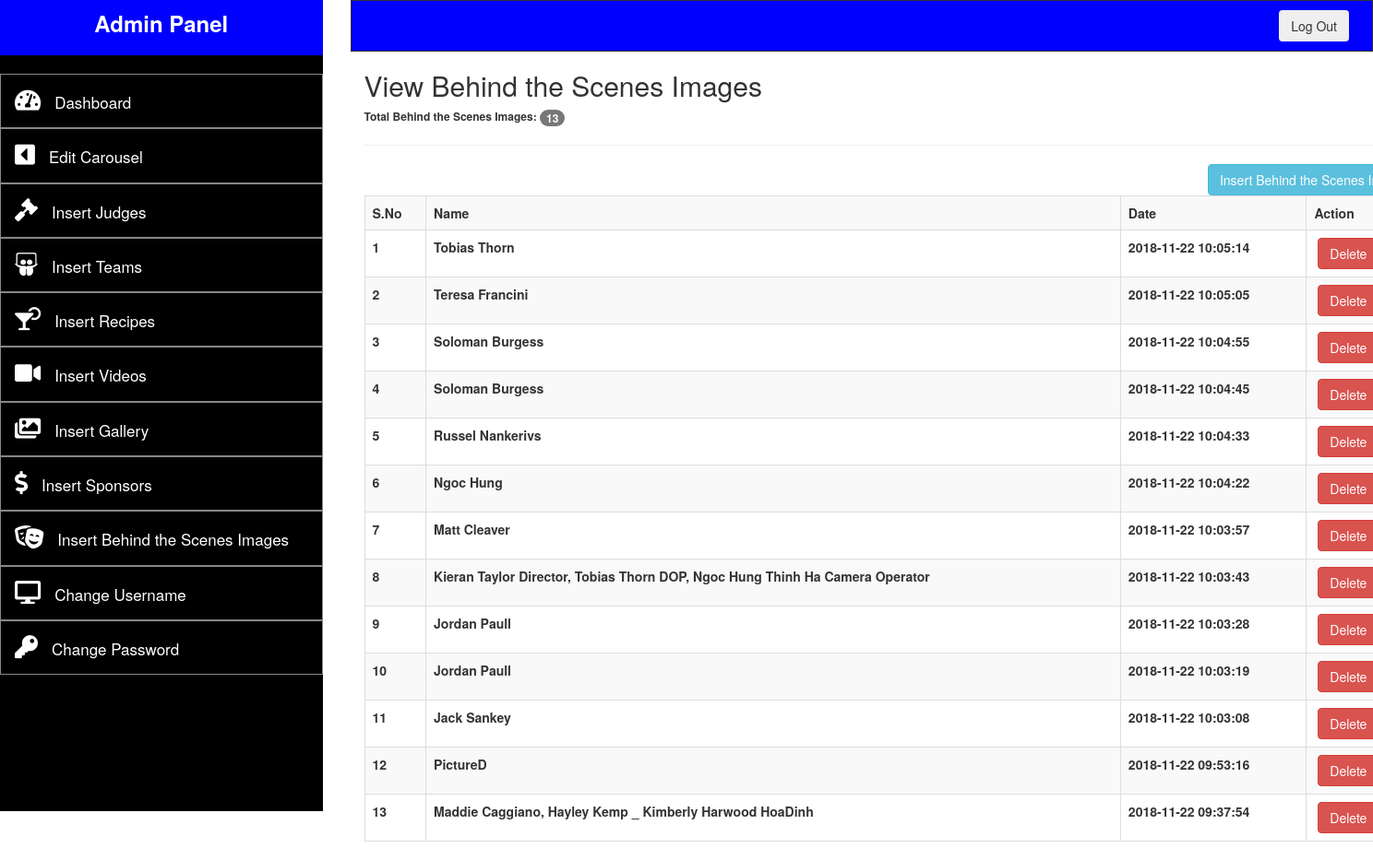
Page /admin/viewBehindScenes.php (signed in) on the committed database.
### tables this page shows
CREATE TABLE `behindscenes` (
  `id` int(10) NOT NULL,
  `name` text NOT NULL,
  `img` text NOT NULL,
  `date` timestamp NOT NULL DEFAULT CURRENT_TIMESTAMP ON UPDATE CURRENT_TIMESTAMP,
  `msg` text NOT NULL
);

### admin/viewBehindScenes.php (the view, shortened to what this page needs)
<?php
	require __DIR__.'/config/db.php';
	if(!isset($_SESSION['user'])){
		header("location:login.php");
	}else{
?>
<!DOCTYPE html>
<html>
<head>
		<link rel="stylesheet" href="https://maxcdn.bootstrapcdn.com/bootstrap/3.3.7/css/bootstrap.min.css">
		<link href="adminAssets\style.css" rel="stylesheet">
		<link 	rel="stylesheet"
				href="https://use.fontawesome.com/releases/v5.2.0/css/all.css"
>
</head>
<body>
	<div class="row">
		<?php
		include "templates/adminpanel_template.php";
		?>
			<div class="container" style="background: #FFF;">
			<?php
			$judge_query = "SELECT * FROM behindscenes
									ORDER BY id DESC";
			$connect_judge_query = mysqli_query($conn, $judge_query);
			$count_rows = mysqli_num_rows($connect_judge_query);
			$number_of_items = 1;
			?>
				<h2>View Behind the Scenes Images</h2>
				<h6 style="font-weight: bold">Total Behind the Scenes Images: <span class="badge"><?php echo $count_rows; ?></span></h6>
				<hr>
				<a href="insertBehindScenes.php" class="btn btn-info" style="float:right">Insert Behind the Scenes Image</a>
					<table class="table table-hover table-striped table-bordered">
						<tr>
							<th>S.No</th>
							<th>Name</th>
							<th>Date</th>
							<th>Action</th>
						</tr>
			<?php
			if($count_rows > 0){
				while($get_each_row = mysqli_fetch_array($connect_judge_query)){
					$id_of_judge = $get_each_row['id'];
					$name_of_judge = $get_each_row['name'];
					$date_judge = $get_each_row['date'];
			?>
						<tr>
							<th><?php echo $number_of_items++; ?></th>
							<th><?php echo $name_of_judge; ?></th>
							<th><?php echo $date_judge; ?></th>
							<th>&nbsp;<a href="deleteBehindScenes.php?id=<?php echo $id_of_judge; ?>" class="btn btn-danger">Delete</a></th>
						</tr>
			<?php
				}
			}
			?>
					</table>
				</div>
			</div>
		</div>
</body>
</html>
<?php } ?>

### rows in the picture
behindscenes: name "Tobias Thorn", date "2018-11-22 10:05:14"
behindscenes: name "Teresa Francini", date "2018-11-22 10:05:05"
behindscenes: name "Soloman Burgess", date "2018-11-22 10:04:55"
behindscenes: name "Soloman Burgess", date "2018-11-22 10:04:45"
behindscenes: name "Russel Nankerivs", date "2018-11-22 10:04:33"
behindscenes: name "Ngoc Hung", date "2018-11-22 10:04:22"
behindscenes: name "Matt Cleaver", date "2018-11-22 10:03:57"
behindscenes: name "Kieran Taylor Director, Tobias Thorn DOP, Ngoc Hung Thinh Ha Camera Operator", date "2018-11-22 10:03:43"
behindscenes: name "Jordan Paull", date "2018-11-22 10:03:28"
behindscenes: name "Jordan Paull", date "2018-11-22 10:03:19"
behindscenes: name "Jack Sankey", date "2018-11-22 10:03:08"
behindscenes: name "PictureD", date "2018-11-22 09:53:16"
behindscenes: name "Maddie Caggiano, Hayley Kemp _ Kimberly Harwood HoaDinh", date "2018-11-22 09:37:54"

### other values in the picture
$count_rows "13"
